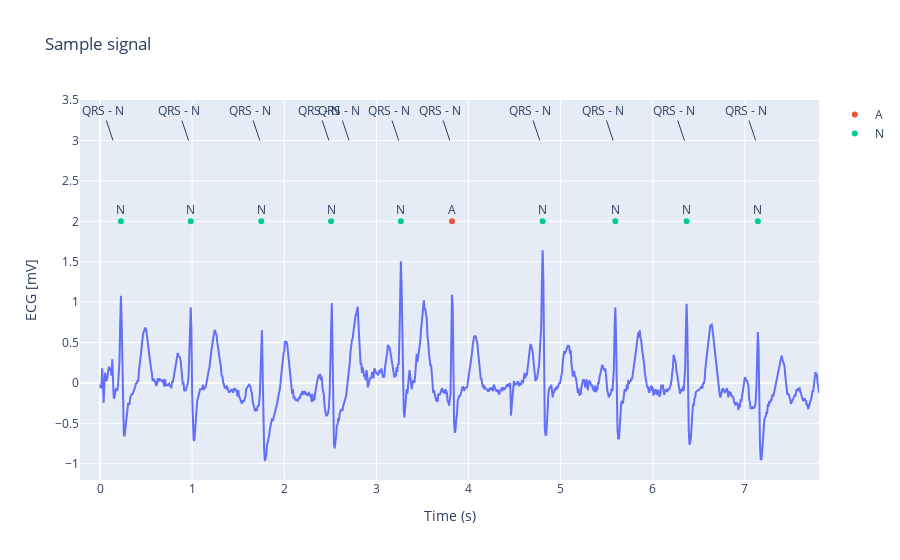

This figure's notebook cell:
### Markdown cell above
## Annotations

As per the PhysioNet website (<https://physionet.org/static/lightwave/doc/annotations.html>),
the following annotations are available (selected only the ones present in this
dataset):

### Beat Annotations

| Annotation | Description                       |
| ---------- | --------------------------------- |
| N          | Normal Beat                       |
| A          | Atrial Premature Beat             |
| V          | Premature Ventricular Contraction |
| Q          | Unclassified Beat                 |

### Non-Beat Annotations

| Annotation | Description        |
| ---------- | ------------------ |
| +          | Rhythm Change      |
| "          | Comment Annotation |

### Code cell
qrs_ann, ann, sig, fields = load_record("./data/ltafdb/100")

start_sample = 106000
end_sample = 107000
channel_sample = 0

sample_sig = sig[start_sample:end_sample, channel_sample]
sample_ann = ann.filter(pl.col('position') >= start_sample, pl.col('position') <= end_sample)
sample_ann = sample_ann.with_columns((pl.col('position') - start_sample) / fields['fs'])

fig = px.line(x=np.arange(len(sample_sig), dtype=np.float64) / fields['fs'], y=sample_sig, title="Sample signal")
fig.update_layout(xaxis_title="Time (s)", yaxis_title="ECG [mV]")

for symbol, position in sample_ann.group_by('symbol').agg(pl.col('position')).iter_rows():
    fig.add_trace(go.Scatter(x=position, y=np.repeat(2.0, len(position)), mode='markers+text', textposition='top center', text=np.repeat(symbol, len(position)), name=symbol))

for pos, sym in zip(qrs_ann.sample, qrs_ann.symbol):
    if pos < start_sample or pos > end_sample:
        continue

    fig.add_annotation(x=(pos - start_sample) / fields['fs'], y=3.0, text=f"QRS - {sym}", showarrow=True)

fig.show()

### Figure 1 — Plotly figure (JSON) as saved in the notebook; plotly's stock layout.template omitted (floating-point values rounded to 4 significant figures; data arrays with more than 128 entries replaced by an {"elided": "..."} marker saying what was removed)
{"data": [{"hovertemplate": "x=%{x}<br>y=%{y}<extra></extra>", "legendgroup": "", "line": {"color": "#636efa", "dash": "solid"}, "marker": {"symbol": "circle"}, "mode": "lines", "name": "", "orientation": "v", "showlegend": false, "type": "scatter", "x": {"elided": "1000 float values"}, "xaxis": "x", "y": {"elided": "1000 float values"}, "yaxis": "y"}, {"mode": "markers+text", "name": "A", "text": ["A"], "textposition": "top center", "type": "scatter", "x": [3.82], "y": [2]}, {"mode": "markers+text", "name": "N", "text": ["N", "N", "N", "N", "N", "N", "N", "N", "N"], "textposition": "top center", "type": "scatter", "x": [0.2266, 0.9844, 1.75, 2.508, 3.266, 4.805, 5.594, 6.367, 7.141], "y": [2, 2, 2, 2, 2, 2, 2, 2, 2]}], "layout": {"annotations": [{"showarrow": true, "text": "QRS - N", "x": 0.1406, "y": 3}, {"showarrow": true, "text": "QRS - N", "x": 0.9609, "y": 3}, {"showarrow": true, "text": "QRS - N", "x": 1.734, "y": 3}, {"showarrow": true, "text": "QRS - N", "x": 2.484, "y": 3}, {"showarrow": true, "text": "QRS - N", "x": 2.703, "y": 3}, {"showarrow": true, "text": "QRS - N", "x": 3.242, "y": 3}, {"showarrow": true, "text": "QRS - N", "x": 3.797, "y": 3}, {"showarrow": true, "text": "QRS - N", "x": 4.773, "y": 3}, {"showarrow": true, "text": "QRS - N", "x": 5.57, "y": 3}, {"showarrow": true, "text": "QRS - N", "x": 6.344, "y": 3}, {"showarrow": true, "text": "QRS - N", "x": 7.117, "y": 3}], "legend": {"tracegroupgap": 0}, "title": {"text": "Sample signal"}, "xaxis": {"anchor": "y", "domain": [0, 1], "title": {"text": "Time (s)"}}, "yaxis": {"anchor": "x", "domain": [0, 1], "title": {"text": "ECG [mV]"}}}}
